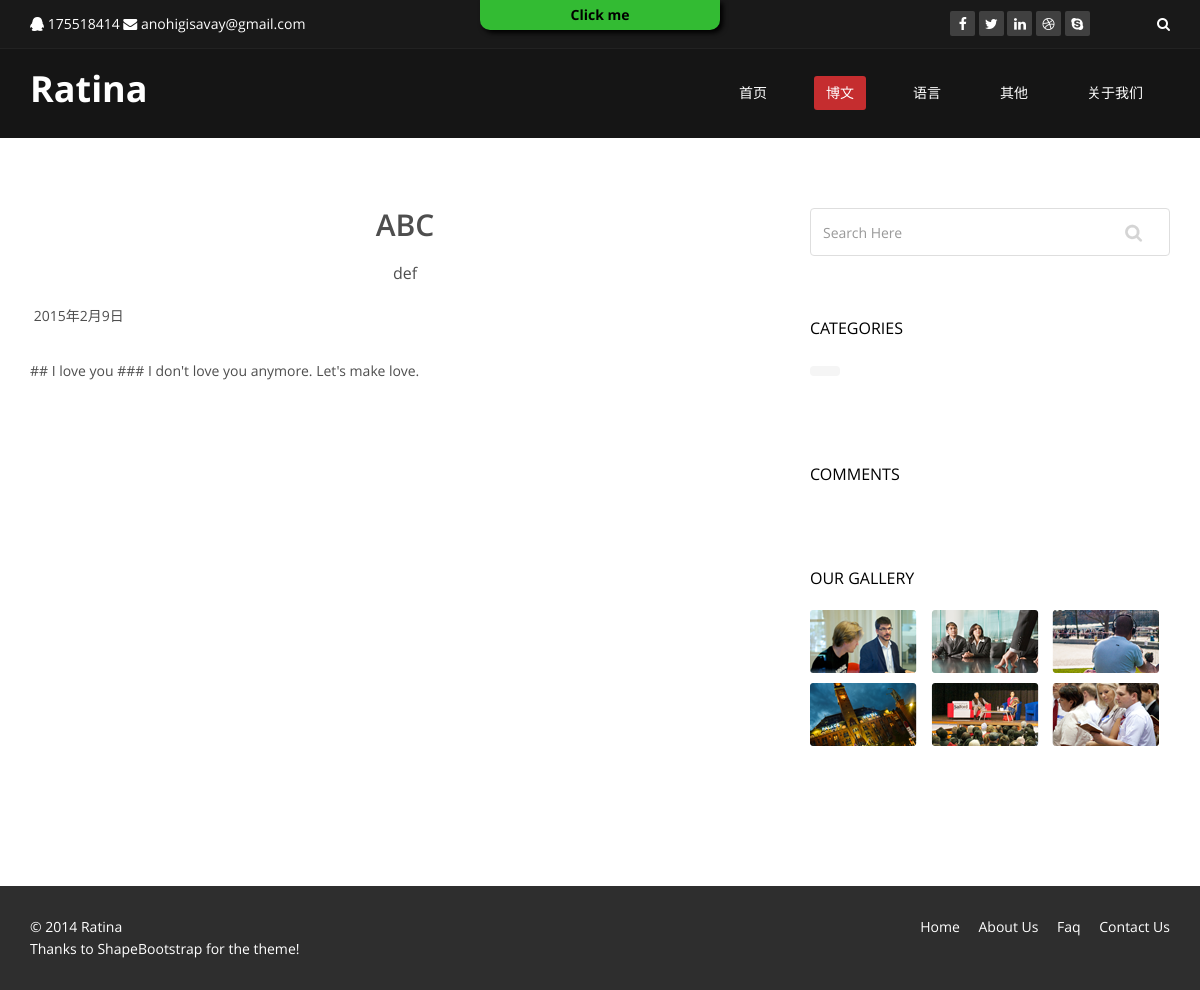
Page /blog/1/ on the committed database.
### blog/models.py (models this page shows, shortened)
class Post(models.Model):
    title = models.CharField(max_length=255)
    subtitle = models.CharField(max_length=255)
    author = models.ForeignKey('Author')
    content = MarkdownField()
    date = models.DateTimeField(auto_now_add=True)
    modified_date = models.DateTimeField(auto_now=True)

### blog/views.py (the view)
# urls.py: url('^(?P<pk>\d+)/$', PostView.as_view(), name='detail'),
class PostView(DetailView):
    template_name = 'blog/post.djhtml'
    model = Post

### utils/context_processors.py (called while the page is built)
def app_name(request):
    return {"app_name": resolve(request.path).app_name}

### utils/templatetags/ratina.py (called while the page is built)
def rt_date_cn(value):
    return value.strftime('%-Y年%-m月%-d日')

### templates/blog/post.djhtml
{% extends "blog/index.djhtml" %}
{% load django_markdown %}
{% load ratina %}
{% block blog_content %}
<div class="center">
    <h2>{{ object.title }}</h2>
    {% if object.subtitle %}<p class="lead">{{ object.subtitle }}</p>{% endif %}
<div class="pull-left">
    <div class="subline">
        <img style="width: 2.0em; vertical-align: middle;" src="{{ author.avatar }}" alt="{{ author.display_name }}"> {{ object.date | rt_date_cn }}
    </div>
</div>
</div>
<div class="content">
    {{ object.content | markdown }}
</div>
{% endblock %}

### static/css/main.css (style rules this page uses)
body { background: #fff; font-family: 'Open Sans', sans-serif; color:#4e4e4e; line-height: 22px; }
h1, h2, h3, h4, h5, h6 { font-weight: 600; font-family: 'Open Sans', sans-serif; color:#4e4e4e; }
h2 { font-size: 20px; }
.center h2 { font-size: 36px; margin-top: 0; margin-bottom: 20px; }
.center { text-align: center; padding-bottom: 55px; }
.lead { font-size: 16px; line-height: 24px; font-weight: 400; }
.blog .blog-item .blog-content h2 { margin-top: 0; font-size: 30px; }

### rows in the picture
Post: title "ABC", subtitle "def", date|rt_date_cn "2015年2月9日", content "## I love you ### I don't love you anymore. Let's make love."
